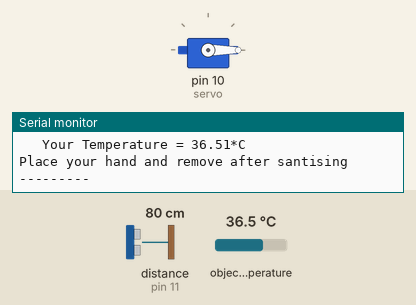
Recording of a sketch running on a simulated Arduino Uno, built with avr-gcc and run on an emulated ATmega328P. On the bench: servo, the last lines printed to the serial monitor. The test bench sets the inputs (shaded band); at power-on: distance to the obstacle (sensor on pin 11) 80 cm, object temperature 36.5 °C. The echo pulse lasts 58.3 µs per cm.

Above: at 1.2 s.
1.3 s: distance to the obstacle (sensor on pin 11) set to 2 cm
At 2.8 s:
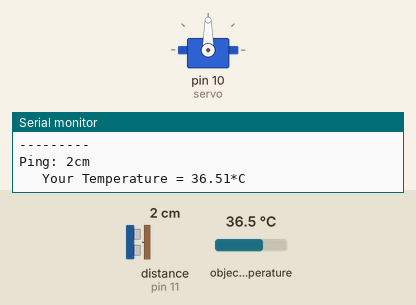
4.6 s: object temperature set to 44 °C
Timing chart, 0 to 7.6 s (numbered marks = the images above; inputs shaded):
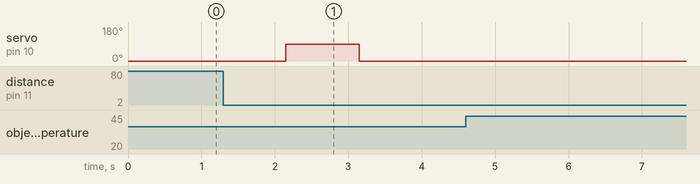

Measured:
- after the input at 1.3 s, servo on pin 10 (servo): 0° → 90° after 0.85 s, → 0° 1.0 s later

The sketch:

it2.ino
```cpp
#include <NewPing.h>
#include <Servo.h>
#include <Wire.h>
#include <Adafruit_MLX90614.h>

#define TRIGGER_PIN 12
#define ECHO_PIN 11
#define MAX_DISTANCE 200

Adafruit_MLX90614 mlx = Adafruit_MLX90614();

NewPing sonar(TRIGGER_PIN, ECHO_PIN, MAX_DISTANCE);
int dt=10;
Servo servo;
int prev=0;
void setup() {

mlx.begin();

pinMode(TRIGGER_PIN,OUTPUT);
pinMode(ECHO_PIN,INPUT);
Serial.begin(9600);
servo.attach(10);
}

void loop() {

servo.write(0);

delay(50);

unsigned int uS = sonar.ping();

digitalWrite(ECHO_PIN,LOW);

Serial.print("Ping: ");

Serial.print(uS / US_ROUNDTRIP_CM);

Serial.println("cm");

//Serial.print("Ambient = "); Serial.print(mlx.readAmbientTempC());
Serial.print("\t Your Temperature = "); Serial.print(mlx.readObjectTempC()); Serial.println("*C");
if (mlx.readObjectTempC()>40)
{
  Serial.println("You are ill, go to doctor");
}
Serial.println();

if((uS / US_ROUNDTRIP_CM)<10&&(uS / US_ROUNDTRIP_CM)>0&&uS<prev)
{
  servo.write(90);
  delay(1000);
  Serial.println("Your hand has been sanitised");
}
else
{
  Serial.println("Place your hand and remove after santising");
}
servo.write(0);
prev=uS;
Serial.println("---------");
Serial.println();
delay(2000);

}
```
